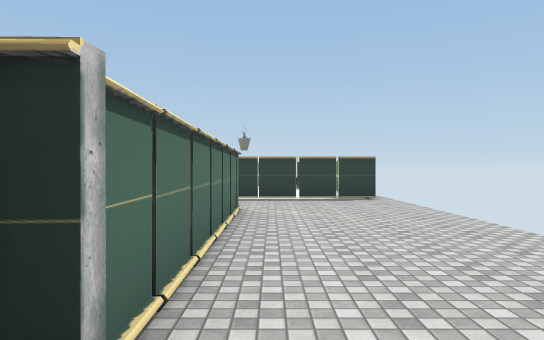
[1] (above)

24 first-person views from a walk through a Unity game level. The camera is 1.5 m above the floor, looks level and sees 70° across. Doors are open. The floor is counted in squares, 2 m on a side. Each view is taken from the middle of a square. On the plan, view 1 faces up. The plan holds only what a view shows up to about 12 squares ahead; the rest is blank. The place goes on beyond the plan. The player character is not drawn. Some animated figures are left out. Some surface patterns are stand-ins.

[2]
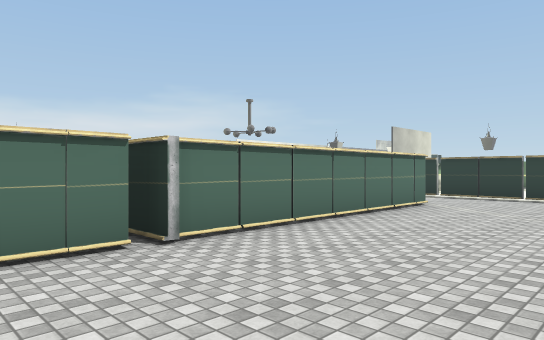

[3]
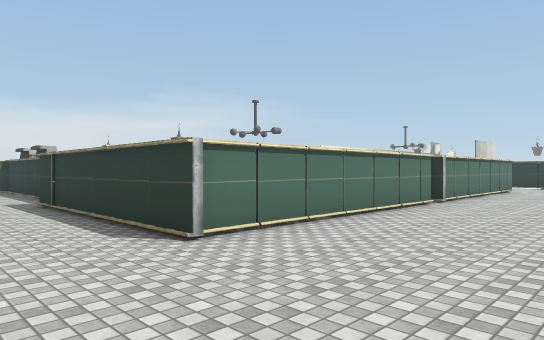

[4]
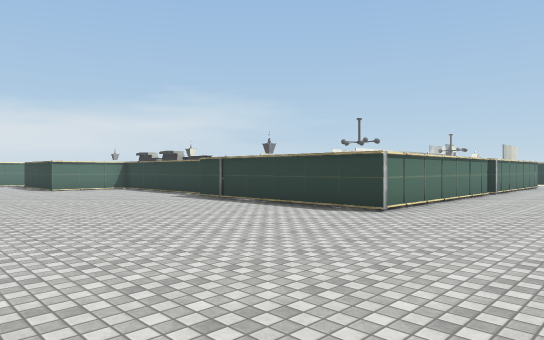

[5]
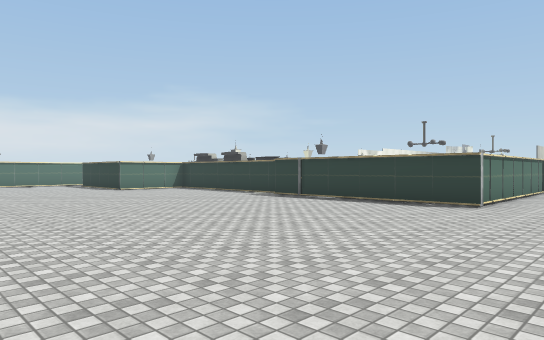

[6]
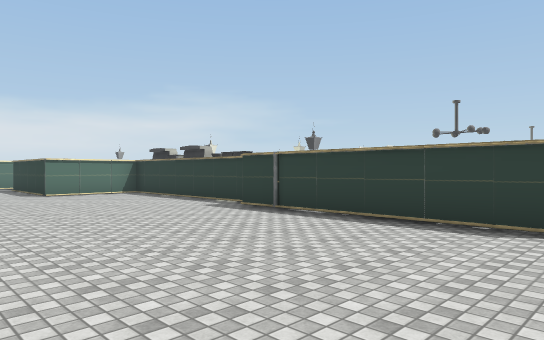

[7]
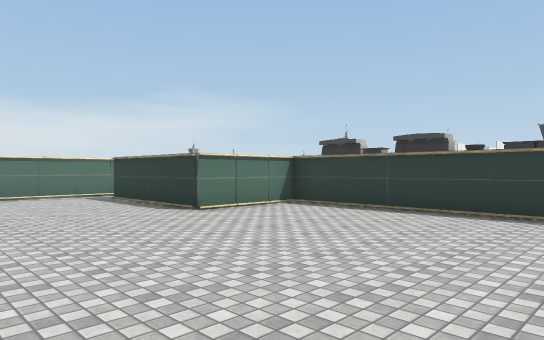

[8]
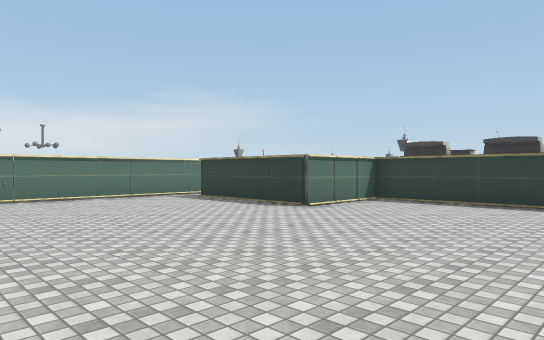

[9]
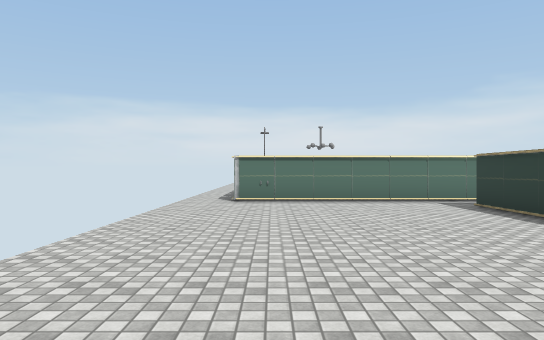

[10]
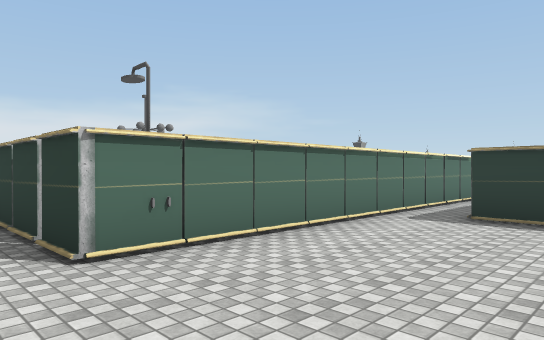

[11]
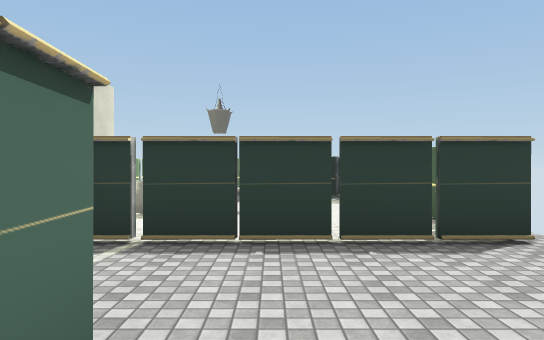

[12]
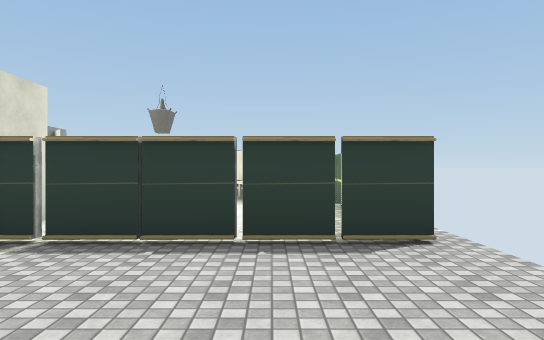

[13]
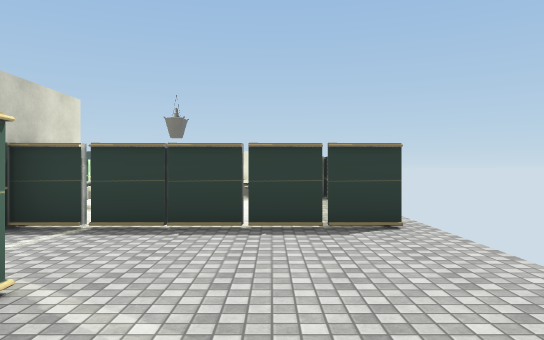

[14]
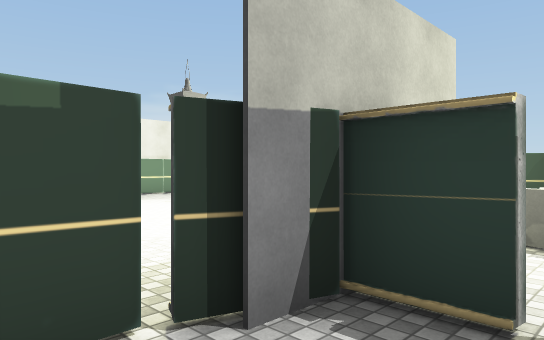

[15]
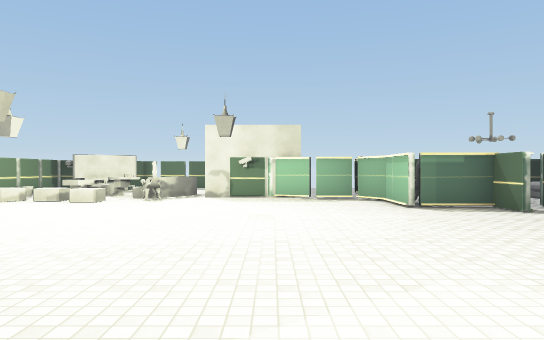

[16]
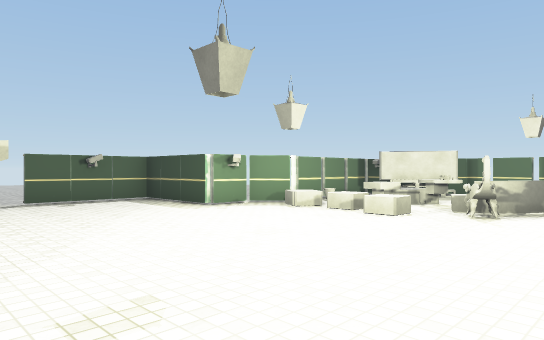

[17]
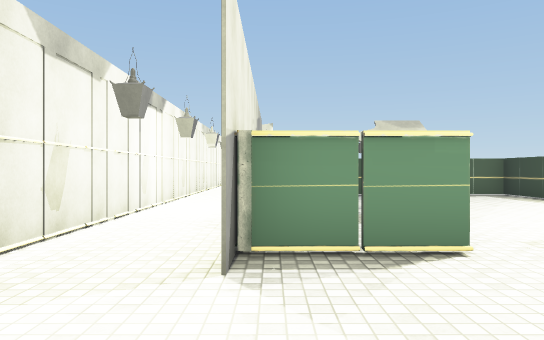

[18]
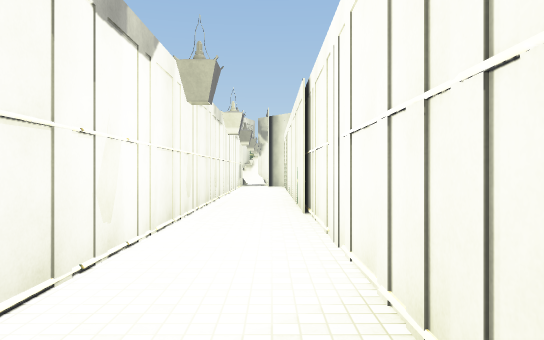

[19]
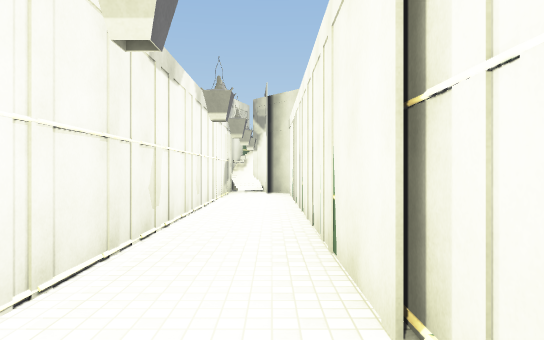

[20]
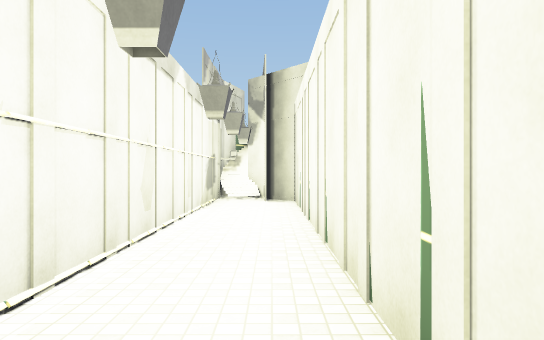

[21]
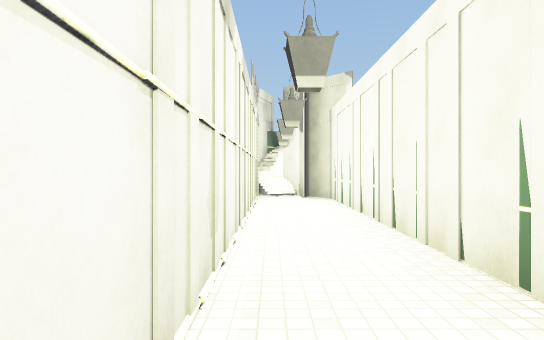

[22]
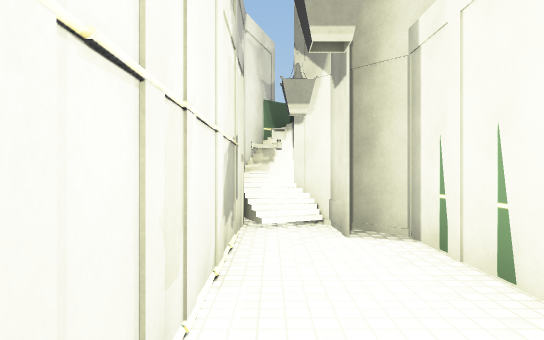

[23]
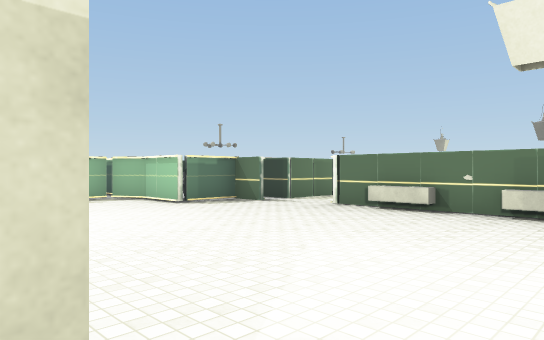

[24]
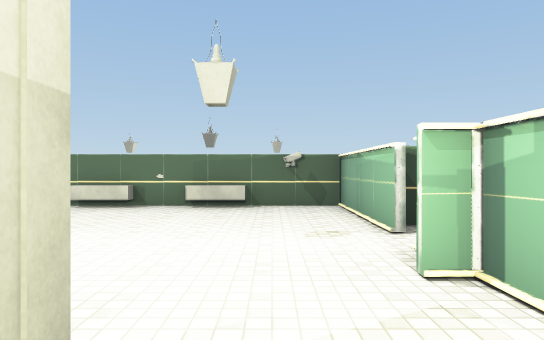

### Floor plan
Key: @ floor where view 1 was taken; # wall or solid block; x gap in a wall; . floor; / step, stairs or slope; D open door; T thing the floor can be seen under or through; A table; S sofa; B bed; P piano; O other object.
Columns run from 20 left of view 1 to 3 right of it. Each row starts with its distance up from view 1.
 34       #
 33       ##
 32      O/#
 31      #/O
 30      #.#O
 29      #..#
 28      #..#
 27      #..#
 26      #..#
 25      #..#
 24      #..#   ..
 23      #..#   ..
 22      #..#   .
 21      #..#  Dx###
 20      #..    ...#
 19      #..#  ....#
 18      #..D  ....O#
 17      #..# ......O#O####
 16      #..# P.....OOA OO#
 15      #..#.P.....OOAA.O#
 14      #..#.......OSA...#
 13      #..#........SSS..x
 12      #..##............x
 11      #............#...
 10      DD..........##xTTT.
  9      DD..........#......
  8      #...........#......
  7      D.........D####....
  6      #........#DO   ....
  5      ##OA#A##.##   #....
  4              .##   #....
  3               #  BB#...
  2                  BB#....
  1                    #....
  0                     @..
 -1                     ....
 -2                     ...
 -3                    #...
 -4    #               #...
 -5    #     OOOOO#    #....
 -6    #    #.........##....
 -7    #    #..............
 -8    ######...............
 -9    #....................
-10    #....................
-11    #...................
-12    #....................
-13 ####......... ........
-14 ............ .     .. .

Positions as (right, up) in squares from view 1, and headings:
1: (0, 0), facing up
2: (3, -1), facing up-left
3: (3, -8), facing up-left
4: (3, -12), facing up-left
5: (2, -14), facing up-left
6: (0, -11), facing up-left
7: (-6, -12), facing up-left
8: (-7, -14), facing up-left
9: (-8, -12), facing left
10: (-14, -14), facing up-left
11: (0, 6), facing up
12: (1, 6), facing up
13: (1, 5), facing up
14: (-1, 8), facing up-left
15: (-13, 10), facing right
16: (-10, 11), facing up-right
17: (-12, 9), facing up
18: (-13, 13), facing up
19: (-13, 18), facing up
20: (-13, 21), facing up
21: (-14, 20), facing up
22: (-14, 26), facing up
23: (-13, 12), facing down-right
24: (-13, 13), facing down
